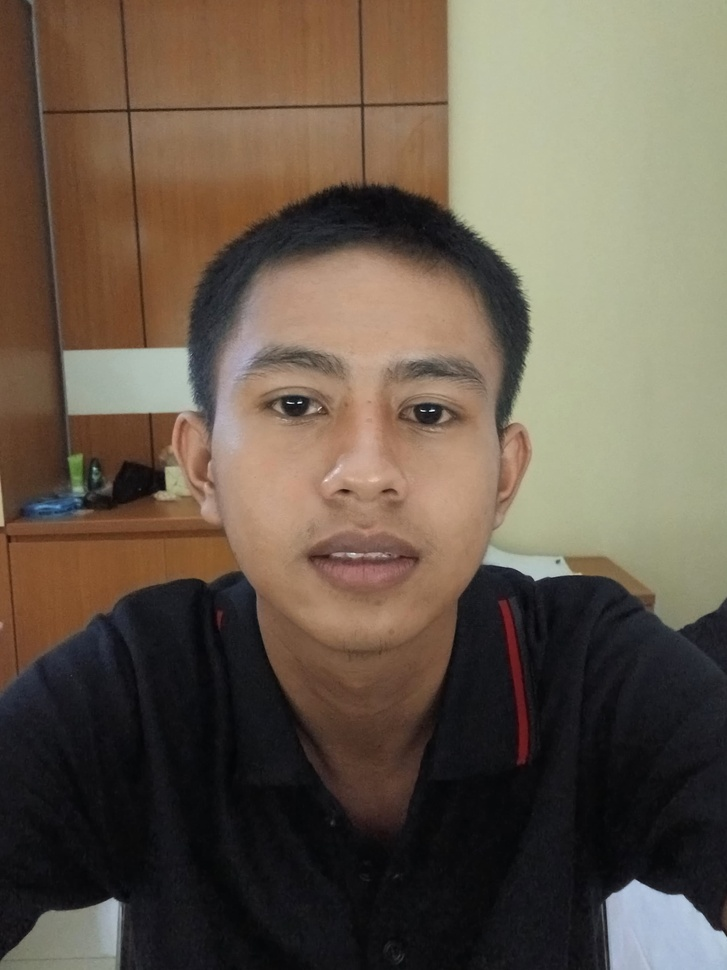
#> input picture recognition_python/data/test_helga.jpg, 727 x 970 px, shrunk from 2556 x 3408 before the run
$ jupyter execute Test.ipynb
#> lines starting #> are read from the running program, lines starting #| are printed output that depends on the picture
[cell 1]
import numpy as np
from PIL import Image
import pandas as pd
from sklearn.model_selection import train_test_split, GridSearchCV
from sklearn.ensemble import RandomForestClassifier
from sklearn.metrics import accuracy_score, classification_report, confusion_matrix
from sklearn.preprocessing import StandardScaler
from sklearn.svm import SVC
import matplotlib.pyplot as plt
from skimage import color
from skimage.feature import local_binary_pattern
import joblib
from joblib import load
import csv
import cv2
import io

[cell 2]
dataset = pd.read_csv('Training.csv')
#> (reads recognition_python/Training.csv from the repository)
#> in main, image is the input picture: PIL image 727x970 RGB; mean R, G, B 102.9, 89.9, 75.6

# dataset = dataset.drop(dataset.index[0])
dataset.head()

# [7 lines of commented-out code are left out]

[cell 3]
# Pisahkan fitur dan target
X = dataset.iloc[:, :-1].values
y = dataset.iloc[:, -1].values

# Bagi data menjadi data latih dan data uji
X_train, X_test, y_train, y_test = train_test_split(X, y, test_size=0.3, random_state=42)

scaler = StandardScaler()
X_train_scaled = scaler.fit_transform(X_train)
X_test_scaled = scaler.transform(X_test)

# latih menggunakan RandomForest
model = RandomForestClassifier(n_estimators=100, random_state=42)
model.fit(X_train_scaled, y_train)

# Prediksi label untuk data uji
y_pred = model.predict(X_test_scaled)

# Evaluasi performa model
accuracy = accuracy_score(y_test, y_pred)
report = classification_report(y_test, y_pred, zero_division=0)

print(f'Accuracy: {accuracy}')
print('Classification Report:')
print(report)

[cell 4]
#untuk crop bagian wajah saja
def crop_face(image):
    # Load the pre-trained Haar Cascade face detector
    face_cascade = cv2.CascadeClassifier(cv2.data.haarcascades + 'haarcascade_frontalface_default.xml')

    # Convert the image to grayscale
    gray = cv2.cvtColor(image, cv2.COLOR_BGR2GRAY)
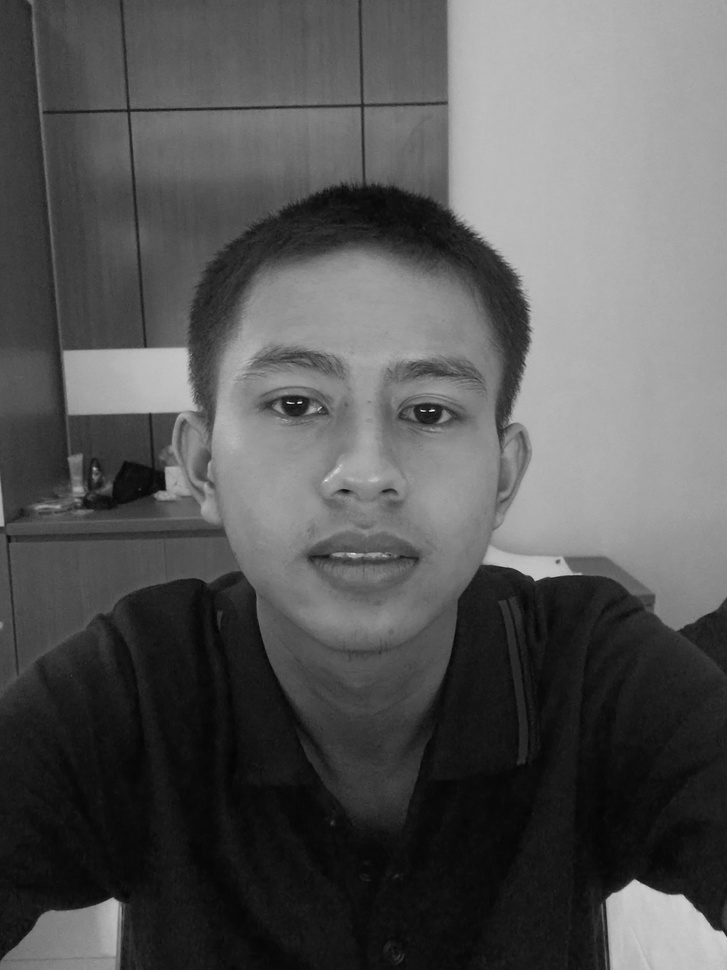
#> gray: shape (970, 727); min 4, max 244, mean 87.1

    # Detect faces in the image
    faces = face_cascade.detectMultiScale(gray, scaleFactor=1.1, minNeighbors=5, minSize=(30, 30))
#> faces = [[176, 264, 376, 376]]

    if len(faces) > 0:
        # Assume the largest face in the image is the face of interest
        largest_face = max(faces, key=lambda rect: rect[2] * rect[3])
#> largest_face = [176, 264, 376, 376]
        x, y, w, h = largest_face
#> x = 176; y = 264; w = 376; h = 376
        face = image[y:y+h, x:x+w]
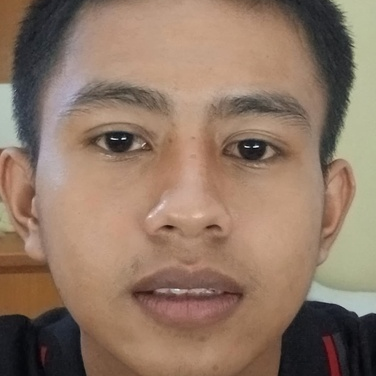
#> face: shape (376, 376, 3); mean R, G, B 143.9, 119.2, 101.2
        return face

#confert to Grayscale
def convert2gray(image):
    return color.rgb2gray(image)
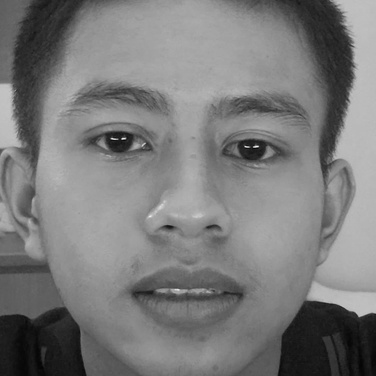
#> returned value: shape (376, 376) float64; min 0.0171, max 0.953, mean 0.483

#Normalisasi image
def normalize_image(image, range_min=0, range_max=1):
    # Pastikan citra dalam format float untuk menghindari masalah pembulatan
#> called with range_min = 0, range_max = 1
    image = image.astype(np.float32)
#> image: shape (376, 376) float32

    # Hitung nilai minimum dan maksimum dari citra
    min_val = np.min(image)
#> min_val = 0.0171
    max_val = np.max(image)
#> max_val = 0.953

    # Lakukan normalisasi
    normalized_image = (image - min_val) / (max_val - min_val)

    # Skalakan ke rentang yang diinginkan
    normalized_image = normalized_image * (range_max - range_min) + range_min

    return normalized_image

def extract_lbp_features(image, radius=3, n_points=8, method='uniform'):

#> called with radius = 3, n_points = 8, method = 'uniform'
    image = (image * 255).astype(np.uint8)

    # Hitung LBP
    lbp = local_binary_pattern(image, n_points, radius, method)
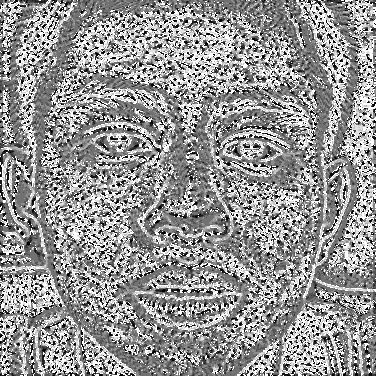
#> lbp: shape (376, 376) float64; min 0, max 9, mean 5.28; drawn with min black and max white

    # Hitung histogram LBP
    hist, _ = np.histogram(lbp.ravel(), bins=np.arange(0, n_points + 3), range=(0, n_points + 2))
#> hist = [6496, 9173, 7981, 14685, 24234, 17321, 9095, 11618, 9372, 31401]

    # Normalisasi histogram
    hist = hist.astype(float) / sum(hist)
#> hist = [0.0459, 0.0649, 0.0565, 0.104, 0.171, 0.123, 0.0643, 0.0822, 0.0663, 0.222]

    return hist

[cell 5]
def citra_digital_test(image):
    image_cropped = crop_face(image)
    image_grayscale = convert2gray(image_cropped)
    image_normalizedd = normalize_image(image_grayscale)
    image_lab = extract_lbp_features(image_normalizedd)
#> image_lab has the same summary as hist in extract_lbp_features

    return image_lab

[cell 6]
# [9 lines of commented-out code are left out]

[cell 7]
def main():
    image_path = "data/test_helga.jpg"
    image = Image.open(image_path)
    image_test = np.array(image)
    result = citra_digital_test(image_test)
#> result has the same summary as hist in extract_lbp_features

    new_data = np.array(result)
#> new_data has the same summary as hist in extract_lbp_features

    array_reshaped = new_data.reshape(1, -1)

    # Penskalaan data menggunakan scaler yang sama dengan data latih
    scaler = StandardScaler()
    scaler.fit(X_train)
    X_new_scaled = scaler.transform(array_reshaped)

    # Lakukan prediksi dengan model yang telah dilatih
    new_predictions = model.predict(X_new_scaled)
#> new_predictions = [3]

    # Cetak hasil prediksi
    print("Hasil prediksi untuk data baru:", new_predictions[0])
#| Hasil prediksi untuk data baru: 3.0

    # Interpretasi hasil prediksi
    if new_predictions[0] == 0.0:
        print("Hasil Prediksi: Riski")
    elif new_predictions[0] == 1.0:
        print("Hasil Prediksi: Haikal")
    elif new_predictions[0] == 2.0:
        print("Hasil Prediksi: Bara")
    elif new_predictions[0] == 3.0:
        print("Hasil Prediksi: Fahrul")
    elif new_predictions[0] == 4.0:
        print("Hasil prediksi : Helga")
    else:
        print("Deteksi Tidak Tersedia")

    # print(result)
    plt.imshow(image)
    plt.axis('off')
    plt.title('Image')
    plt.show()

main()
